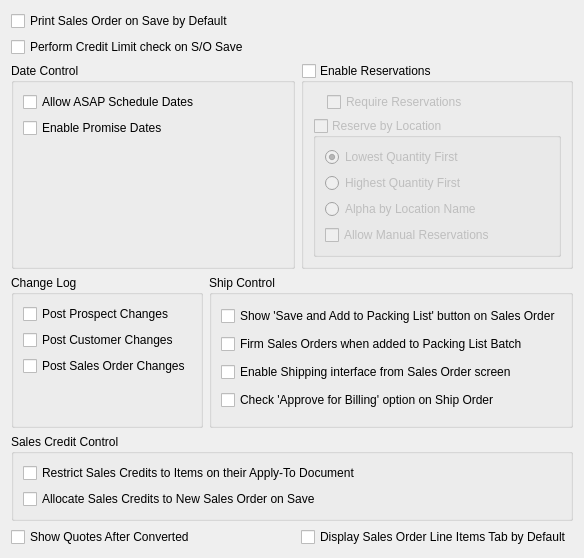
       <widget class="QWidget" name="general">
        <attribute name="title">
         <string>General</string>
        </attribute>
        <layout class="QGridLayout" name="gridLayout_6">
         <item row="0" column="0">
          <layout class="QHBoxLayout" name="horizontalLayout_3">
           <item>
            <layout class="QVBoxLayout" name="verticalLayout">
             <item>
              <layout class="QGridLayout" name="gridLayout_2">
               <item row="3" column="0">
                <widget class="QGroupBox" name="groupBox_4">
                 <property name="title">
                  <string>Change Log</string>
                 </property>
                 <layout class="QGridLayout">
                  <item row="0" column="0">
                   <widget class="QCheckBox" name="_prospectChangeLog">
                    <property name="text">
                     <string>Post Prospect Changes</string>
                    </property>
                   </widget>
                  </item>
                  <item row="2" column="0">
                   <widget class="QCheckBox" name="_salesOrderChangeLog">
                    <property name="text">
                     <string>Post Sales Order Changes</string>
                    </property>
                   </widget>
                  </item>
                  <item row="1" column="0">
                   <widget class="QCheckBox" name="_customerChangeLog">
                    <property name="text">
                     <string>Post Customer Changes</string>
                    </property>
                   </widget>
                  </item>
                  <item row="3" column="0">
                   <spacer name="verticalSpacer_4">
                    <property name="orientation">
                     <enum>Qt::Vertical</enum>
                    </property>
                    <property name="sizeHint" stdset="0">
                     <size>
                      <width>20</width>
                      <height>40</height>
                     </size>
                    </property>
                   </spacer>
                  </item>
                 </layout>
                </widget>
               </item>
               <item row="0" column="0" colspan="2">
                <widget class="QCheckBox" name="_printSO">
                 <property name="text">
                  <string>Print Sales Order on Save by Default</string>
                 </property>
                </widget>
               </item>
               <item row="1" column="0" colspan="2">
                <widget class="QCheckBox" name="_creditCheckSO">
                 <property name="text">
                  <string>Perform Credit Limit check on S/O Save</string>
                 </property>
                </widget>
               </item>
               <item row="2" column="0" colspan="2">
                <widget class="QGroupBox" name="groupBox_2">
                 <property name="title">
                  <string>Date Control</string>
                 </property>
                 <layout class="QGridLayout">
                  <item row="1" column="0">
                   <widget class="QCheckBox" name="_enablePromiseDate">
                    <property name="text">
                     <string>Enable Promise Dates</string>
                    </property>
                   </widget>
                  </item>
                  <item row="0" column="0">
                   <widget class="QCheckBox" name="_allowASAP">
                    <property name="text">
                     <string>Allow ASAP Schedule Dates</string>
                    </property>
                   </widget>
                  </item>
                  <item row="2" column="0">
                   <spacer name="verticalSpacer_3">
                    <property name="orientation">
                     <enum>Qt::Vertical</enum>
                    </property>
                    <property name="sizeHint" stdset="0">
                     <size>
                      <width>20</width>
                      <height>40</height>
                     </size>
                    </property>
                   </spacer>
                  </item>
                 </layout>
                </widget>
               </item>
               <item row="3" column="1" colspan="2">
                <widget class="QGroupBox" name="groupBox_3">
                 <property name="title">
                  <string>Ship Control</string>
                 </property>
                 <layout class="QVBoxLayout">
                  <item>
                   <widget class="QCheckBox" name="_saveAndAdd">
                    <property name="text">
                     <string>Show 'Save and Add to Packing List' button on Sales Order</string>
                    </property>
                   </widget>
                  </item>
                  <item>
                   <widget class="QCheckBox" name="_firmAndAdd">
                    <property name="text">
                     <string>Firm Sales Orders when added to Packing List Batch</string>
                    </property>
                   </widget>
                  </item>
                  <item>
                   <widget class="QCheckBox" name="_enableSOShipping">
                    <property name="text">
                     <string>Enable Shipping interface from Sales Order screen</string>
                    </property>
                   </widget>
                  </item>
                  <item>
                   <widget class="QCheckBox" name="_autoSelectForBilling">
                    <property name="text">
                     <string>Check 'Approve for Billing' option on Ship Order</string>
                    </property>
                   </widget>
                  </item>
                 </layout>
                </widget>
               </item>
               <item row="4" column="0" colspan="3">
                <widget class="QGroupBox" name="groupBox_5">
                 <property name="title">
                  <string>Sales Credit Control</string>
                 </property>
                 <layout class="QGridLayout">
                  <item row="0" column="0">
                   <widget class="QCheckBox" name="_restrictCreditMemos">
                    <property name="text">
                     <string>Restrict Sales Credits to Items on their Apply-To Document</string>
                    </property>
                   </widget>
                  </item>
                  <item row="1" column="0">
                   <widget class="QCheckBox" name="_autoAllocateCM">
                    <property name="text">
                     <string>Allocate Sales Credits to New Sales Order on Save</string>
                    </property>
                   </widget>
                  </item>
                 </layout>
                </widget>
               </item>
               <item row="5" column="0" colspan="2">
                <widget class="QCheckBox" name="_quoteafterSO">
                 <property name="text">
                  <string>Show Quotes After Converted</string>
                 </property>
                </widget>
               </item>
               <item row="2" column="2">
                <widget class="QGroupBox" name="_enableReservations">
                 <property name="title">
                  <string>Enable Reservations</string>
                 </property>
                 <property name="checkable">
                  <bool>true</bool>
                 </property>
                 <property name="checked">
                  <bool>false</bool>
                 </property>
                 <layout class="QVBoxLayout" name="verticalLayout_5">
                  <item>
                   <layout class="QHBoxLayout" name="horizontalLayout_6">
                    <item>
                     <spacer name="horizontalSpacer_4">
                      <property name="orientation">
                       <enum>Qt::Horizontal</enum>
                      </property>
                      <property name="sizeType">
                       <enum>QSizePolicy::Fixed</enum>
                      </property>
                      <property name="sizeHint" stdset="0">
                       <size>
                        <width>14</width>
                        <height>20</height>
                       </size>
                      </property>
                     </spacer>
                    </item>
                    <item>
                     <widget class="XCheckBox" name="_requireReservations">
                      <property name="text">
                       <string>Require Reservations</string>
                      </property>
                      <property name="forgetful">
                       <bool>true</bool>
                      </property>
                     </widget>
                    </item>
                   </layout>
                  </item>
                  <item>
                   <widget class="QGroupBox" name="_locationGroup">
                    <property name="enabled">
                     <bool>false</bool>
                    </property>
                    <property name="title">
                     <string>Reserve by Location</string>
                    </property>
                    <property name="checkable">
                     <bool>true</bool>
                    </property>
                    <property name="checked">
                     <bool>false</bool>
                    </property>
                    <layout class="QGridLayout" name="_2">
                     <item row="2" column="0">
                      <widget class="QRadioButton" name="_highest">
                       <property name="text">
                        <string>Highest Quantity First</string>
                       </property>
                      </widget>
                     </item>
                     <item row="3" column="0">
                      <widget class="QRadioButton" name="_alpha">
                       <property name="text">
                        <string>Alpha by Location Name</string>
                       </property>
                       <property name="checked">
                        <bool>false</bool>
                       </property>
                      </widget>
                     </item>
                     <item row="1" column="0">
                      <widget class="QRadioButton" name="_lowest">
                       <property name="text">
                        <string>Lowest Quantity First</string>
                       </property>
                       <property name="checked">
                        <bool>true</bool>
                       </property>
                      </widget>
                     </item>
                     <item row="4" column="0">
                      <widget class="XCheckBox" name="_manualReservations">
                       <property name="text">
                        <string>Allow Manual Reservations</string>
                       </property>
                       <property name="forgetful">
                        <bool>true</bool>
                       </property>
                      </widget>
                     </item>
                    </layout>
                   </widget>
                  </item>
                 </layout>
                </widget>
               </item>
               <item row="5" column="2">
                <widget class="QCheckBox" name="_lineItemsSO">
                 <property name="text">
                  <string>Display Sales Order Line Items Tab by Default</string>
                 </property>
                </widget>
               </item>
              </layout>
             </item>
             <item>
              <spacer name="verticalSpacer_2">
               <property name="orientation">
                <enum>Qt::Vertical</enum>
               </property>
               <property name="sizeHint" stdset="0">
                <size>
                 <width>20</width>
                 <height>0</height>
                </size>
               </property>
              </spacer>
             </item>
            </layout>
           </item>
           <item>
            <spacer name="horizontalSpacer_3">
             <property name="orientation">
              <enum>Qt::Horizontal</enum>
             </property>
             <property name="sizeHint" stdset="0">
              <size>
               <width>0</width>
               <height>20</height>
              </size>
             </property>
            </spacer>
           </item>
          </layout>
         </item>
        </layout>
       </widget>
